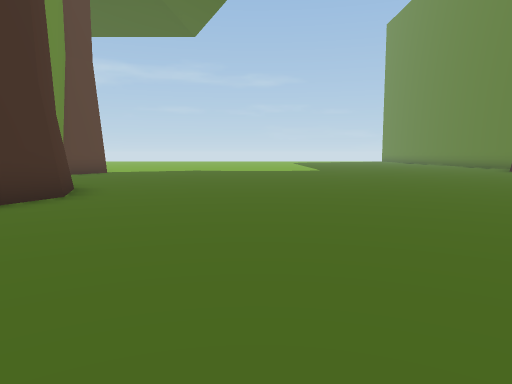
[1] (above)

24 first-person views from a walk through a scene from a Unity 3-D project. The camera is 1.3 m above the floor, tilts 6° down and sees 70° across. The floor is counted in squares, 1.8 m on a side. Each view is taken from the middle of a square. On the plan, view 1 faces up. The plan holds only what a view shows up to about 11 squares ahead; the rest is blank. The place goes on beyond the plan. The player is left out.

[2]
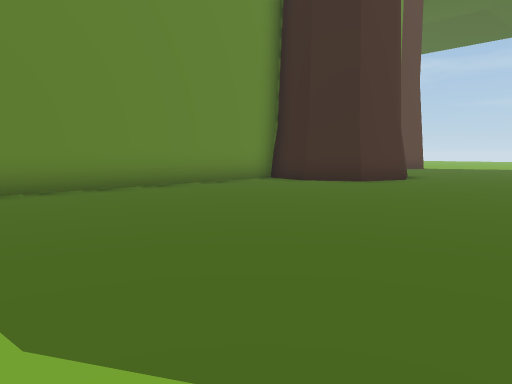

[3]
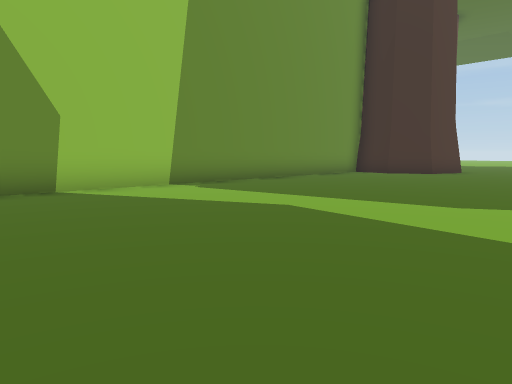

[4]
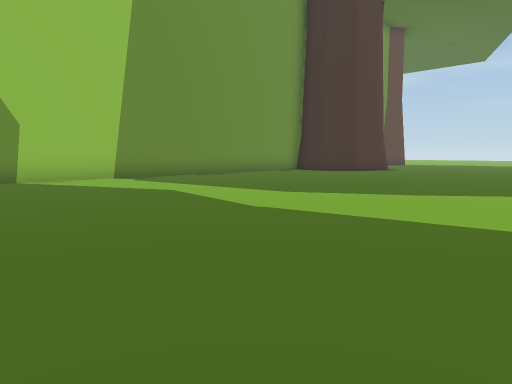

[5]
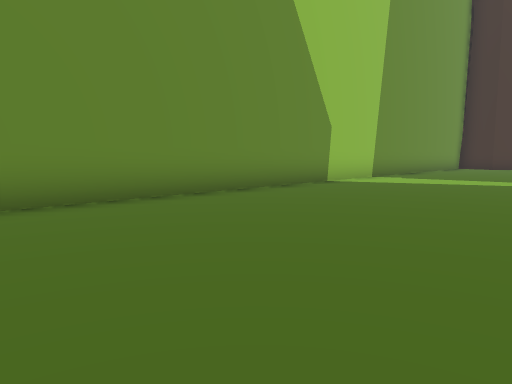

[6]
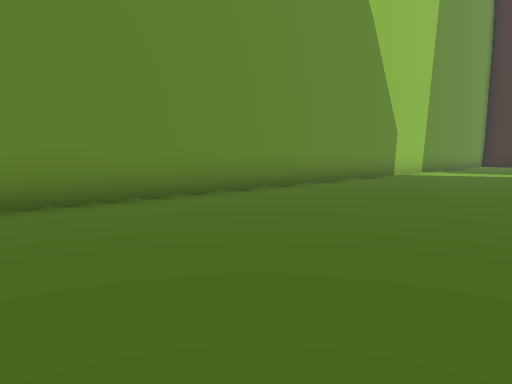

[7]
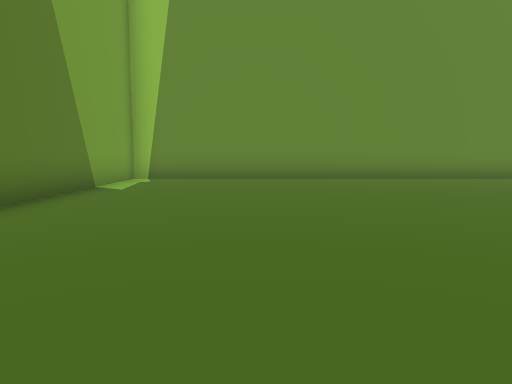

[8]
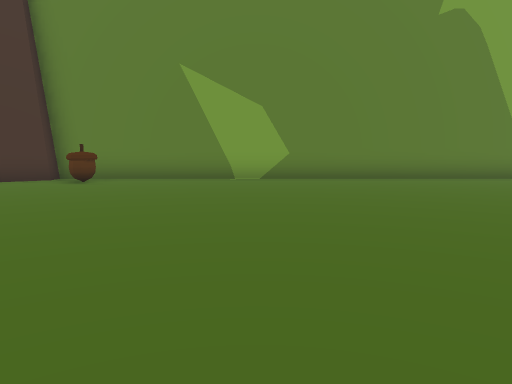

[9]
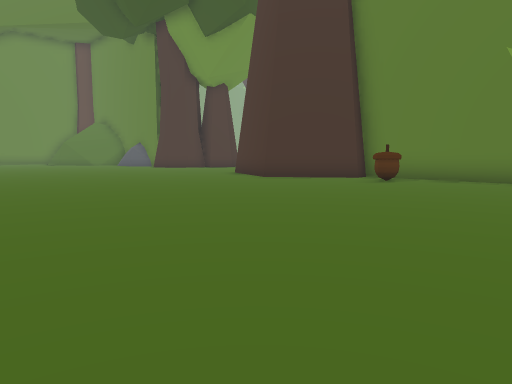

[10]
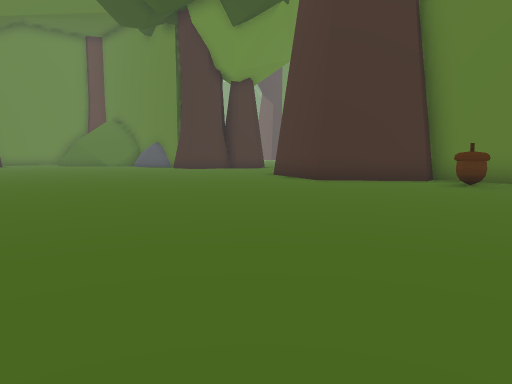

[11]
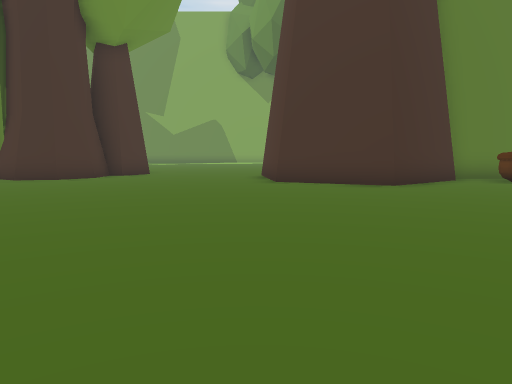

[12]
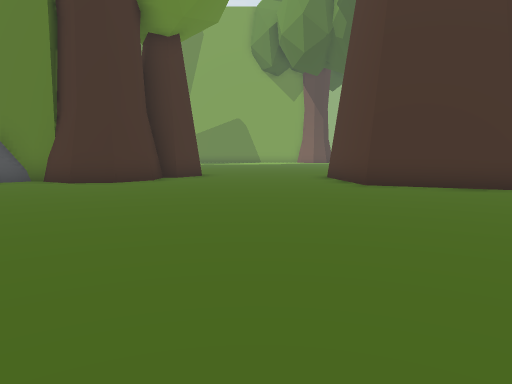

[13]
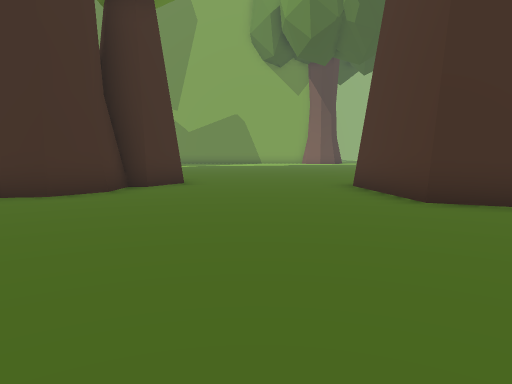

[14]
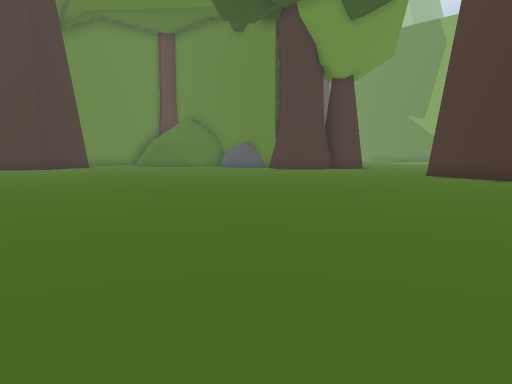

[15]
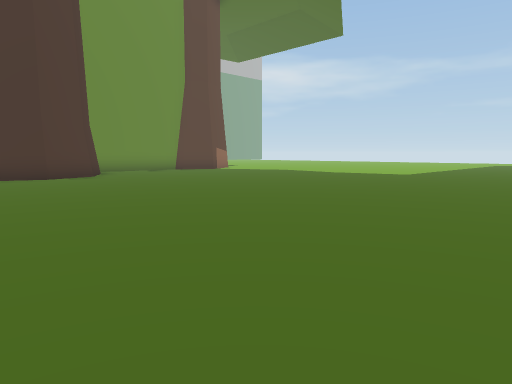

[16]
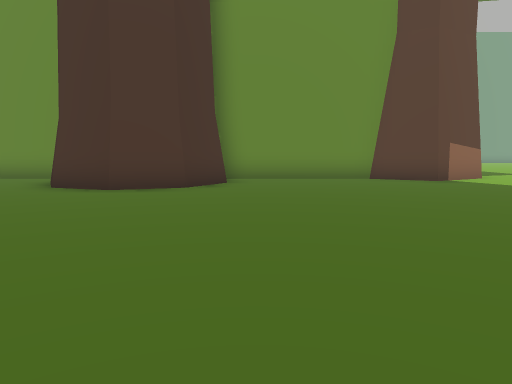

[17]
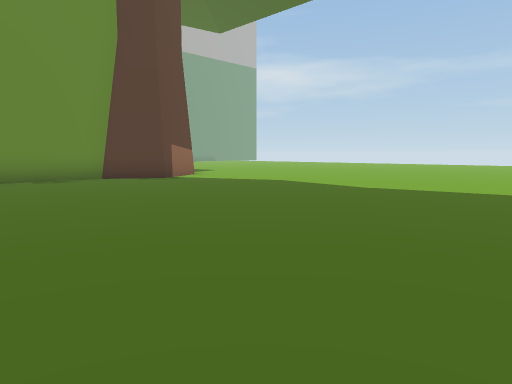

[18]
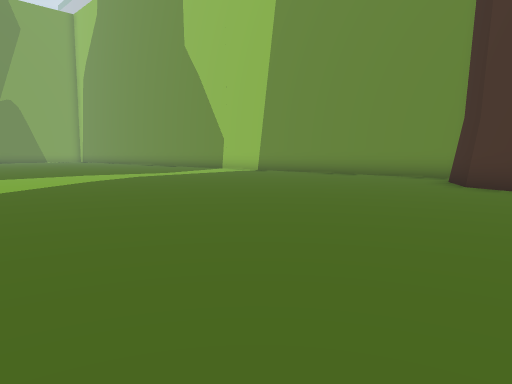

[19]
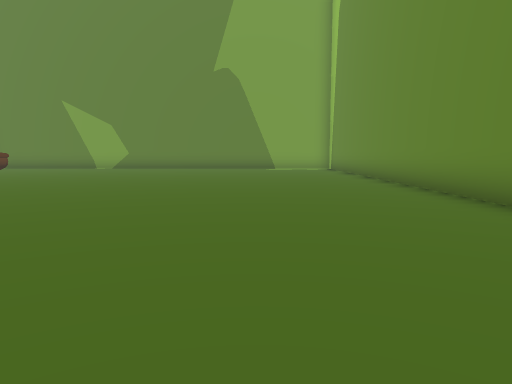

[20]
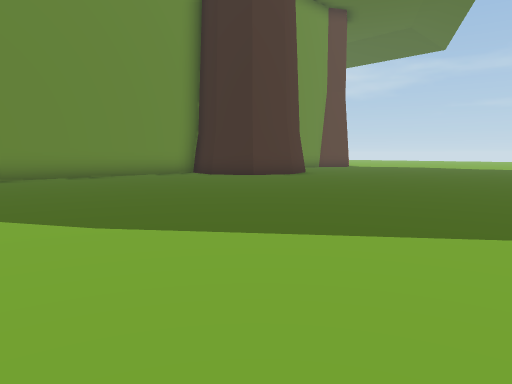

[21]
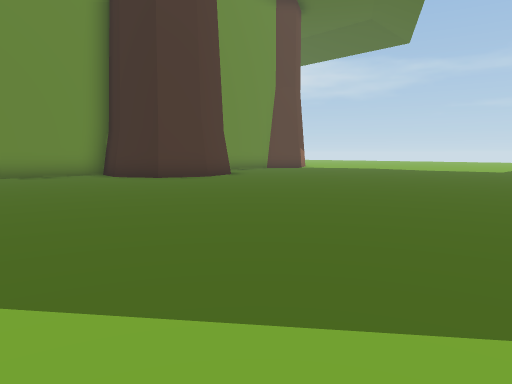

[22]
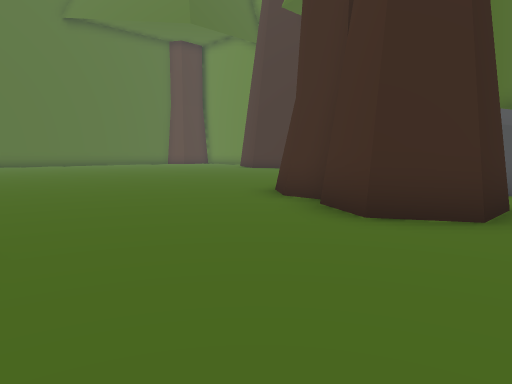

[23]
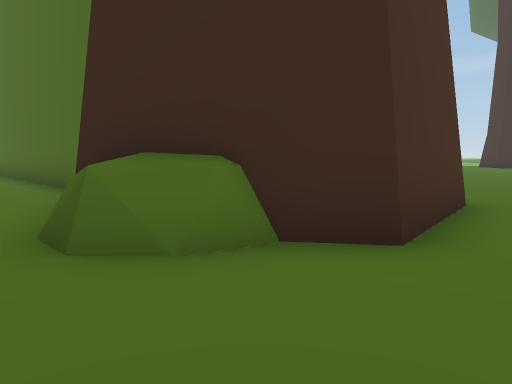

[24]
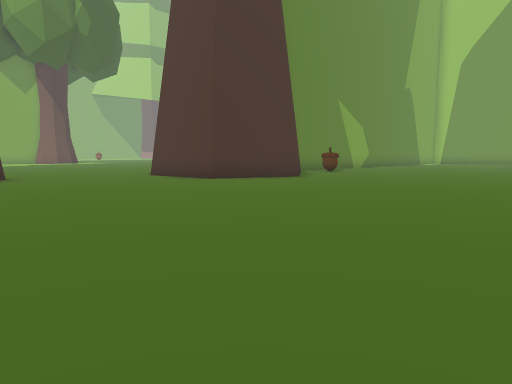

### Floor plan
Points are (right, up) in squares from view 1. A wall is a line through its corners. A room is listed if a view was taken in it or the views show most of it. See-through windows are left out.
Room 1 (views 1, 2, 3, 4, 5, 6, 7, 8, 9, 10, 11, 12, 13, 14, 15, 16, 17, 18, 19, 20, 21, 22, 23, 24)
walls: (-5.1, 8.2) (-3.8, 7.4) (-3.3, 6.1) (-3.8, 4.7) (-5.1, 4) (-6.5, 4.2) (-6.5, -25.5) (9.7, -25.5) (9.7, -25) (11.9, -23.3) (14.4, -24.4) (14.7, -27.2) (13.5, -28); (19.9, -27) (19.9, -26) (20.6, -25.1) (21.6, -25); (-6.1, 14.6) (-5.7, 13.8) (-6.5, 12.4) (-6.5, 8); (20.6, -29) (19.4, -29) (18.8, -28) (19.4, -27)
ways out: opening at (14, -29.5)
objects: other object (8, -24)

Where each view was taken, in squares from view 1:
view 1: 0 up, 0 right, facing up
view 2: 4 down, 1 right, facing up-left
view 3: 9 down, 1 right, facing up-left
view 4: 9 down, 4 right, facing up-left
view 5: 15 down, 1 left, facing up-left
view 6: 19 down, 1 left, facing up-left
view 7: 22 down, 4 right, facing left
view 8: 15 down, 4 right, facing down
view 9: 15 down, 4 right, facing down-right
view 10: 15 down, 6 right, facing down-right
view 11: 15 down, 15 right, facing down
view 12: 16 down, 17 right, facing down
view 13: 19 down, 17 right, facing down
view 14: 12 down, 10 right, facing down-right
view 15: 3 up, 8 right, facing up-left
view 16: 9 up, 4 right, facing left
view 17: 8 up, 4 right, facing up-left
view 18: 7 up, 5 right, facing down-left
view 19: 8 down, 3 left, facing down
view 20: 4 down, 5 right, facing up-left
view 21: 1 down, 6 right, facing up-left
view 22: 30 down, 15 right, facing up-right
view 23: 30 down, 16 right, facing up-left
view 24: 16 down, 21 right, facing down-left
